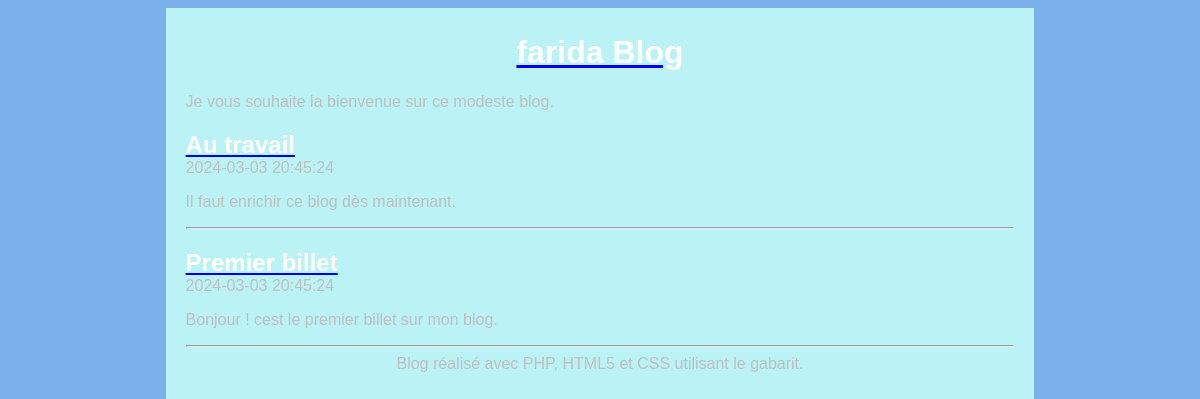
The page / on the database its author committed.
### tables this page shows
create table T_BILLET (
  BIL_ID integer primary key auto_increment,
  BIL_DATE datetime not null,
  BIL_TITRE varchar(100) not null,
  BIL_CONTENU varchar(400) not null
);

### Model.php (called while the page is built, shortened)
<?php
function getBillets() {
    $bdd = getBdd();
    $billets = $bdd->query('select BIL_ID as id, BIL_DATE as date,'
            . ' BIL_TITRE as titre, BIL_CONTENU as contenu from T_BILLET'
            . ' order by BIL_ID desc');
    return $billets;
}
function getBdd() {
    $bdd = new PDO('mysql:host=localhost;dbname=monblog;charset=utf8', 'root',
            '', array(PDO::ATTR_ERRMODE => PDO::ERRMODE_EXCEPTION));
    return $bdd;
}

### controleur.php (called while the page is built, shortened)
<?php
require 'Model.php';
function accueil() {
    $billets = getBillets();
    require 'vueAccueil.php';
}

### vueAccueil.php (the view, shortened to what this page needs)
<?php foreach ($billets as $billet): ?>
    <article>
        <header>
             <a href="<?= "index.php?action=billet&id=" . $billet['id'] ?>">
                <h1 class="titreBillet"><?= $billet['titre'] ?></h1>
            </a>
            <time><?= $billet['date'] ?></time>
        </header>
        <p><?= $billet['contenu'] ?></p>
    </article>
<hr />
<?php endforeach; ?>
<?php require 'Gabarit.php'; ?>

### style.css (style rules this page uses)
html, body { height: 100%; }
body { color: #bfbfbf; background: rgb(124, 176, 236); font-family: 'Futura-Medium', 'Futura', 'Trebuchet MS', sans-serif; }
h1 { color: white; }
.titreBillet { margin-bottom : 0px; }

### rows shown on the page
t_billet: BIL_TITRE "Au travail", BIL_DATE "2024-03-03 20:45:24", BIL_CONTENU "Il faut enrichir ce blog dès maintenant."
t_billet: BIL_TITRE "Premier billet", BIL_DATE "2024-03-03 20:45:24", BIL_CONTENU "Bonjour ! cest le premier billet sur mon blog."
